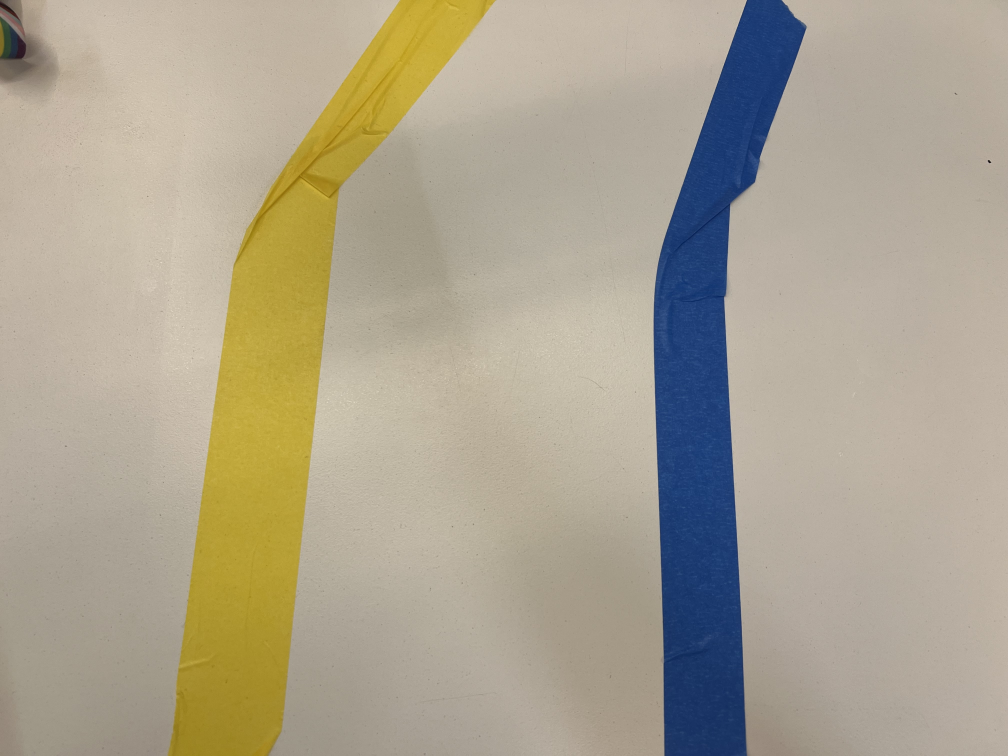
#> input picture indoor_track_image1.JPG, 4032 x 3024 px, given in place of the camera (shown at 1/4 size)
$ python steering_1.py
#> lines starting #> are read from the running program, lines starting #| are printed output that depends on the picture; after the words box and inside, x2 and y2 are one past the last pixel; in counts of white or black regions, pixels touching at a corner belong together
### colour_filter.py
import cv2 as cv
import numpy as np

def colour_filter(frame, colour_min, colour_max, kernel_size=25, open=3, close=3):

    frame_hsv = cv.cvtColor(frame, cv.COLOR_BGR2HSV)
    # frame_h, frame_s, frame_v = cv.split(frame_hsv)

    kernel = np.ones((kernel_size,kernel_size),np.uint8)

    frame_colour = cv.inRange(frame_hsv, colour_min, colour_max)
    for i in range(open):
        frame_colour = cv.morphologyEx(frame_colour, cv.MORPH_OPEN, kernel)
    for i in range(close):
        frame_colour = cv.morphologyEx(frame_colour, cv.MORPH_CLOSE, kernel)

    return frame_colour

### nationals/angle_controller.py
def motor_speed(avg_speed, current_angle, ref_angle, kp):

    # [7 lines of commented-out code are left out]

    error = ref_angle - current_angle
    output = kp * error

    left_motor = int(avg_speed - output)
    right_motor = int(avg_speed + output)

    if left_motor > 100:
        left_motor = 100
    elif left_motor < 0:
        left_motor = 0

    if right_motor > 100:
        right_motor = 100
    elif right_motor < 0:
        right_motor = 0

    return (left_motor, right_motor)

# [24 lines of commented-out code are left out]

### pinehsv_to_cvhsv.py
def pinehsv_to_cvhsv(pine):

    # Input pine is a length 3 tuple
    # Output hsv is a length 3 tuple

    hsv_0 = pine[0] * 180 / 360
    hsv_1 = pine[1] * 255 / 100
    hsv_2 = pine[2] * 255 / 100

    hsv = (hsv_0, hsv_1, hsv_2)

    return hsv

### steering_1.py
import cv2 as cv
import numpy as np

import math

from image_read import image_read
from colour_filter import colour_filter
from get_contours import get_contours
from contour_filters import contour_filter_4
from pinehsv_to_cvhsv import pinehsv_to_cvhsv
from nationals.angle_controller import motor_speed

# Colours are in HSV
# Range is 0-180, 0-255, 0-255

pine_yellow_min = (40, 5, 50)
pine_yellow_max = (70, 100, 100)

pine_blue_min = (195, 20, 60)
pine_blue_max = (220, 100, 100)

yellow_min = pinehsv_to_cvhsv(pine_yellow_min)
yellow_max = pinehsv_to_cvhsv(pine_yellow_max)

blue_min = pinehsv_to_cvhsv(pine_blue_min)
blue_max = pinehsv_to_cvhsv(pine_blue_max)

capture = cv.VideoCapture(1)
capture.set(3, 128)
capture.set(4, 96)

while True:

    retval, frame = capture.read()
#> frame is the input picture: shape (3024, 4032, 3); mean B, G, R 144.5, 163.4, 171.6

    if not retval:
        break

    blank_frame = np.zeros_like(frame)

    frame_resize = frame
    frame_blur = frame_resize
    frame_blur = cv.GaussianBlur(frame, (11,11), 100)

    frame_blue = colour_filter(frame_blur, blue_min, blue_max, 9, 5, 5)
    frame_yellow = colour_filter(frame_blur, yellow_min, yellow_max, 9, 5, 5)
#> call 2 of colour_filter, with colour_min = (20, 12.75, 127.5), colour_max = (35, 255, 255), kernel_size = 9, open = 5, close = 5
#> in colour_filter (call 2), `frame_colour = cv.inRange(frame_hsv, colour_min, colour_max)`:
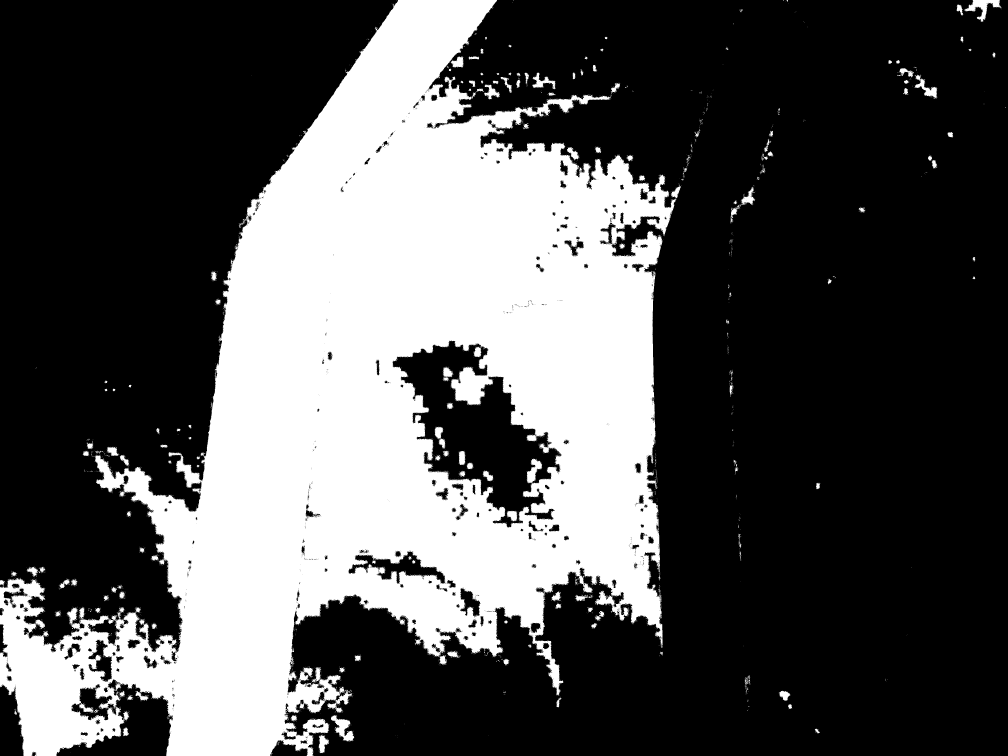
#> frame_colour: shape (3024, 4032) (shown at 1/4 size); 32.3% white; 4073 white regions (3872 under 20 px), largest, box (x1, y1, x2, y2) and area: (0, 0, 2706, 3024) 3864956, (3858, 0, 4001, 88) 4546, (1324, 2861, 1417, 2965) 4235
#> the loop in colour_filter (call 2), `for i in range(open):` made 5 passes
#> pass 1, in colour_filter (call 2), `frame_colour = cv.morphologyEx(frame_colour, cv.MORPH_OPEN, kernel)`:
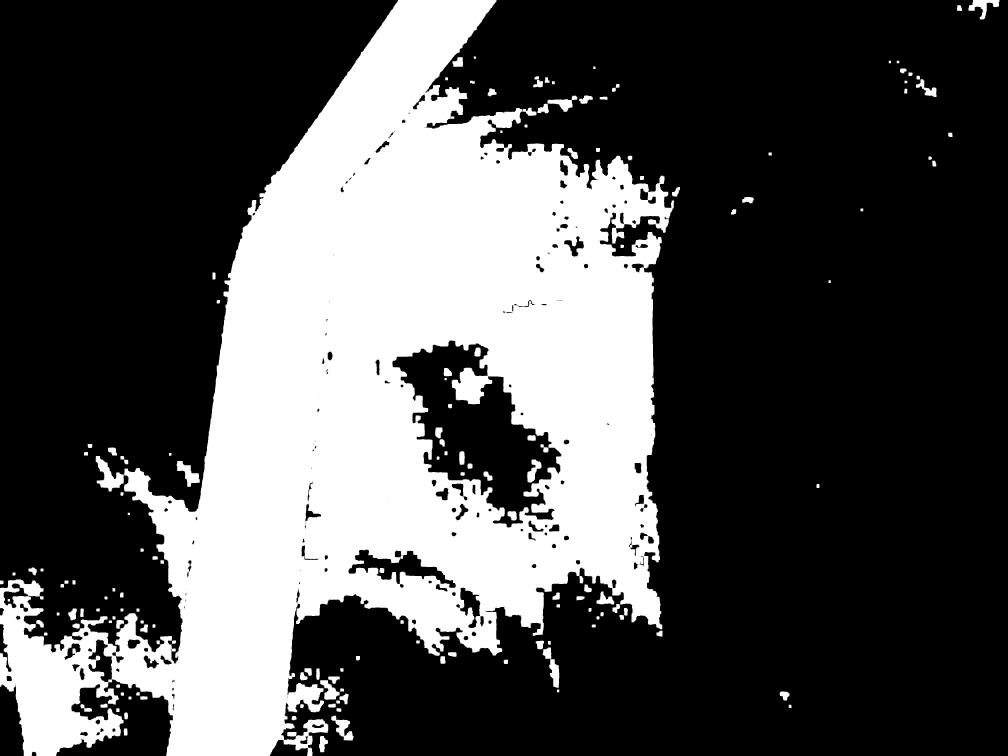
#> frame_colour: shape (3024, 4032) (shown at 1/4 size); 31.4% white; 162 white regions, largest, box (x1, y1, x2, y2) and area: (0, 0, 2696, 3024) 3738547, (383, 1824, 495, 1966) 7088, (707, 1844, 799, 1947) 4170
#> the loop in colour_filter (call 2), `for i in range(close):` made 5 passes
#> pass 1, in colour_filter (call 2), `frame_colour = cv.morphologyEx(frame_colour, cv.MORPH_CLOSE, kernel)`:
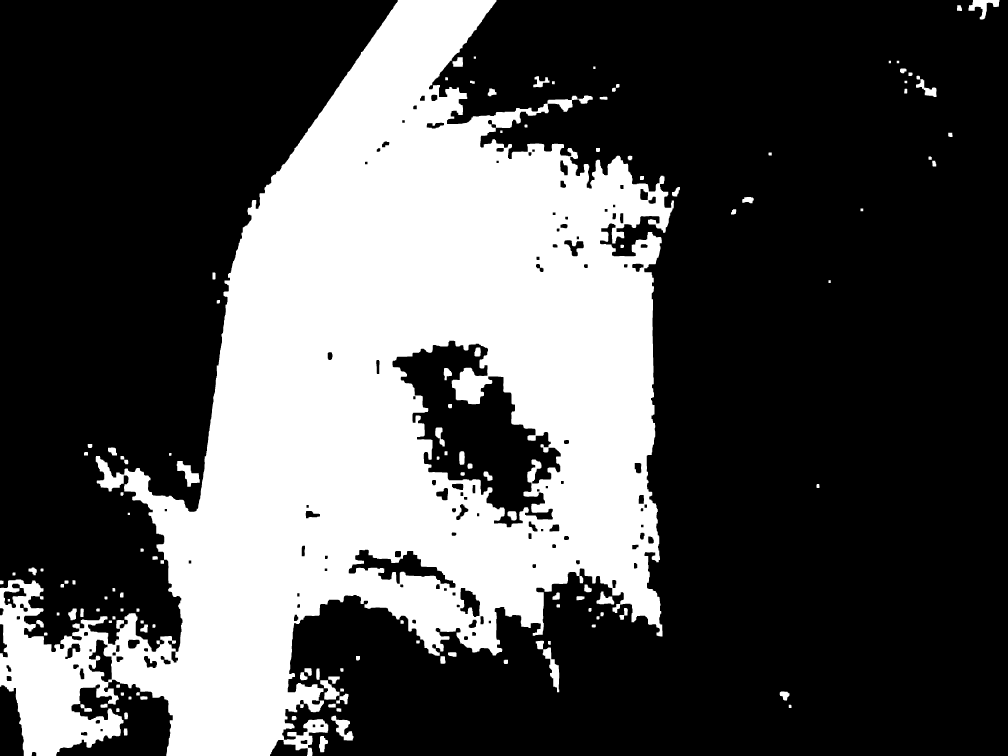
#> frame_colour: shape (3024, 4032) (shown at 1/4 size); 31.6% white; 131 white regions, largest, box (x1, y1, x2, y2) and area: (0, 0, 2696, 3024) 3778865, (2171, 2590, 2237, 2769) 4417, (707, 1844, 799, 1947) 4179

    lines_blue = cv.HoughLines(frame_blue, 1, np.pi / 180, 160, None, 0, 0)
#> lines_blue = None
    lines_yellow = cv.HoughLines(frame_yellow, 1, np.pi / 180, 160, None, 0, 0)

    if lines_blue is not None:

        x_sum = 0
        y_sum = 0

        for i in range(0, len(lines_blue)):
            theta = lines_blue[i][0][1]
            # [8 lines of commented-out code are left out]
            x_sum = np.sin(2 * theta)
            y_sum = np.cos(2 * theta)

        theta_double_avg = np.angle(y_sum + x_sum * 1j)
        if theta_double_avg < 0:
            theta_double_avg = 2 * np.pi + theta_double_avg
        angle_blue = theta_double_avg / 2
    else:
        angle_blue = None

    if lines_yellow is not None:

        x_sum = 0
        y_sum = 0

        for i in range(0, len(lines_yellow)):
            theta = lines_yellow[i][0][1]
            # [8 lines of commented-out code are left out]
            x_sum = np.sin(2 * theta)
            y_sum = np.cos(2 * theta)

        theta_double_avg = np.angle(y_sum + x_sum * 1j)
#> theta_double_avg = -0.628
        if theta_double_avg < 0:
            theta_double_avg = 2 * np.pi + theta_double_avg
#> theta_double_avg = 5.65
        angle_yellow = theta_double_avg / 2
#> angle_yellow = 2.83
    else:
        angle_yellow = None

    avg_speed = 50
    kp = 10

    if (angle_yellow == None) and (angle_blue == None):
        left_motor = avg_speed
        right_motor = avg_speed
    elif (angle_yellow != None) and (angle_blue == None):
        yellow_ref = 10 * np.pi / 180
        left_motor, right_motor = motor_speed(avg_speed, angle_yellow, yellow_ref, kp)
#> in motor_speed, `error = ref_angle - current_angle`: error = -2.65
#> in motor_speed, `output = kp * error`: output = -26.53
#> in motor_speed, `left_motor = int(avg_speed - output)`: left_motor = 76
#> in motor_speed, `right_motor = int(avg_speed + output)`: right_motor = 23
#> left_motor = 76; right_motor = 23
        print('yellow')

    elif (angle_yellow == None) and (angle_blue != None):
        blue_ref = np.pi - 10 * np.pi / 180
        left_motor, right_motor = motor_speed(avg_speed, angle_blue, blue_ref, kp)
        print('blue')

    else:
        angle_x_sum = np.sin(2 * angle_yellow) + np.sin(2 * angle_blue)
        angle_y_sum = np.cos(2 * angle_yellow) + np.cos(2 * angle_blue)
        angle_double_average = np.angle(angle_y_sum + angle_x_sum * 1j)

        if angle_double_average < 0:
            angle_double_average = 2 * np.pi + angle_double_average

        angle_average = angle_double_average / 2
        print('both')
        left_motor, right_motor = motor_speed(avg_speed, angle_average, 0, kp)

    print(left_motor, right_motor)
#| 76 23

    cv.imshow('frame', frame_blur)
    key = cv.waitKey(1)
#> (key Esc is pressed here)

    if key == ord('f'):
        break

    elif key == ord('p'):
        cv.waitKey(-1)

$ run again, on indoor_track_image2.JPG
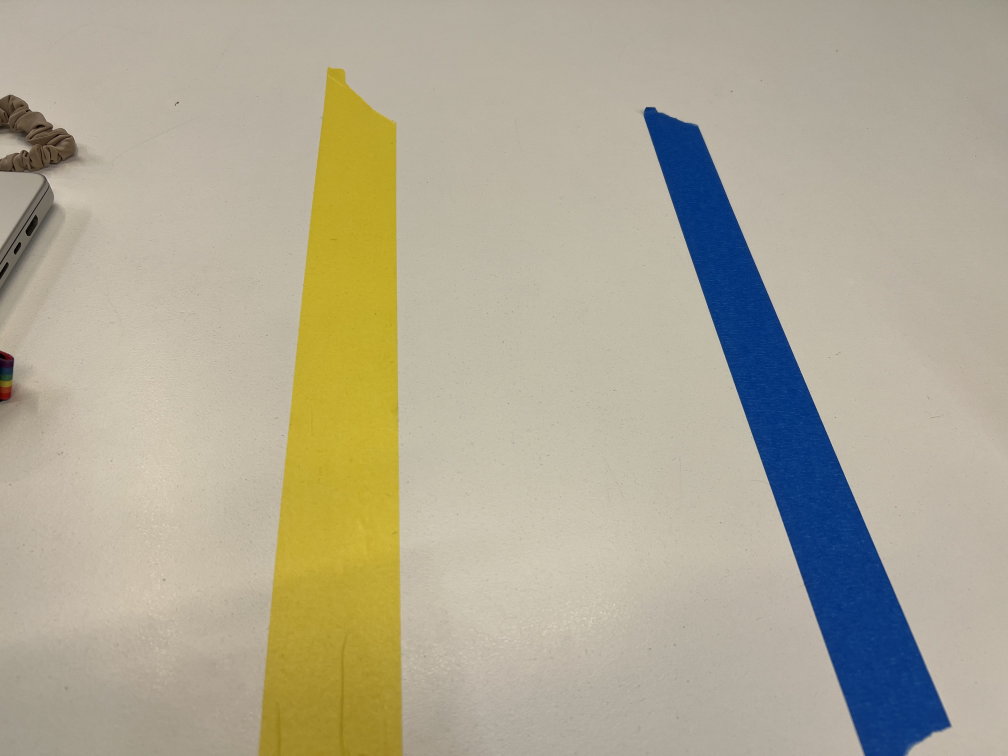
#> input picture indoor_track_image2.JPG, 4032 x 3024 px, given in place of the camera (shown at 1/4 size)
#> frame is the input picture: shape (3024, 4032, 3); mean B, G, R 149.2, 169.3, 175.3
#> frame_hsv: shape (3024, 4032, 3); mean H, S, V 26.4, 59.4, 182.1
#> in colour_filter (call 2), `frame_colour = cv.inRange(frame_hsv, colour_min, colour_max)`:
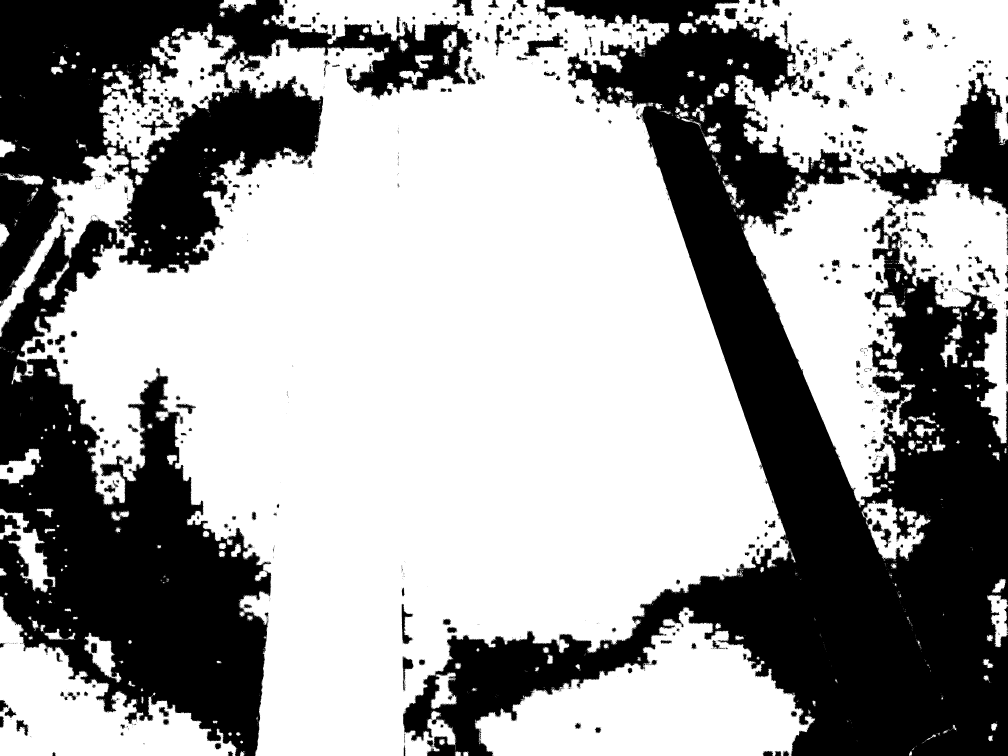
#> frame_colour: shape (3024, 4032) (shown at 1/4 size); 62.3% white; 4286 black regions (3857 under 20 px), largest, box (x1, y1, x2, y2) and area: (1611, 0, 4032, 3024) 2358029, (0, 875, 1085, 3024) 1054731, (0, 0, 1890, 1227) 923445
#> the loop in colour_filter (call 2), `for i in range(close):` made 5 passes
#> pass 1, in colour_filter (call 2), `frame_colour = cv.morphologyEx(frame_colour, cv.MORPH_CLOSE, kernel)`:
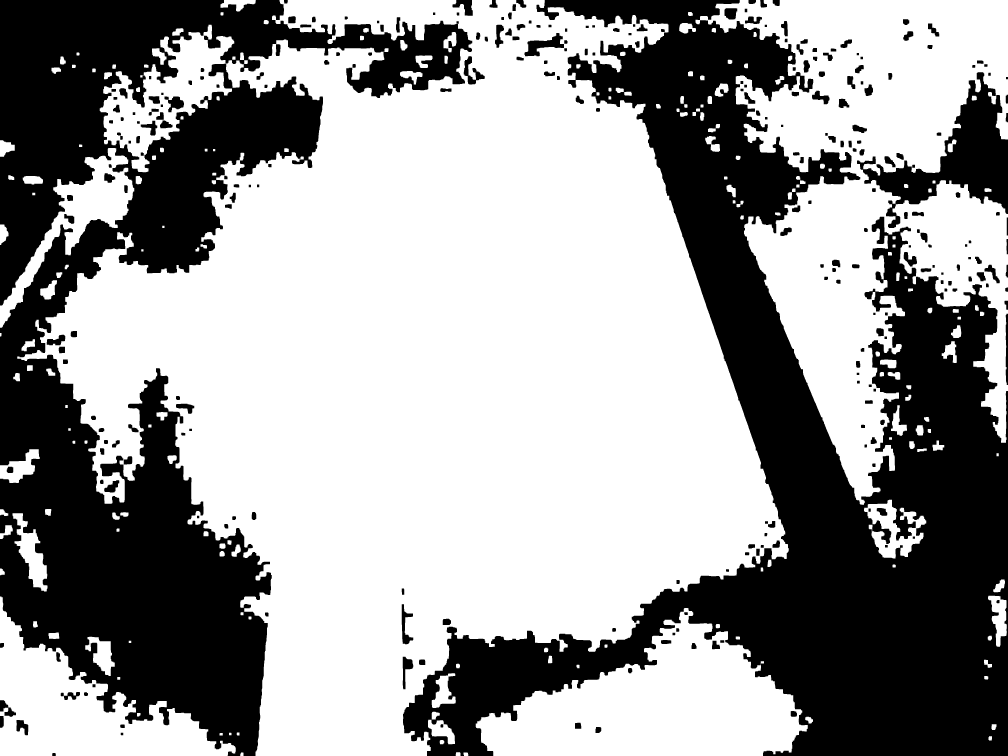
#> frame_colour: shape (3024, 4032) (shown at 1/4 size); 61% white; 286 black regions, largest, box (x1, y1, x2, y2) and area: (1612, 0, 4032, 3024) 2442960, (0, 0, 1889, 3024) 2059472, (3428, 289, 4032, 912) 122108
#> lines_blue = None
#> theta_double_avg = 2.27
#> angle_yellow = 1.13
#> error = -0.96
#> output = -9.6
#> in motor_speed, `left_motor = int(avg_speed - output)`: left_motor = 59
#> in motor_speed, `right_motor = int(avg_speed + output)`: right_motor = 40
#> `left_motor, right_motor = motor_speed(avg_speed, angle_yellow, yellow_..`: left_motor = 59; right_motor = 40
#| 59 40
